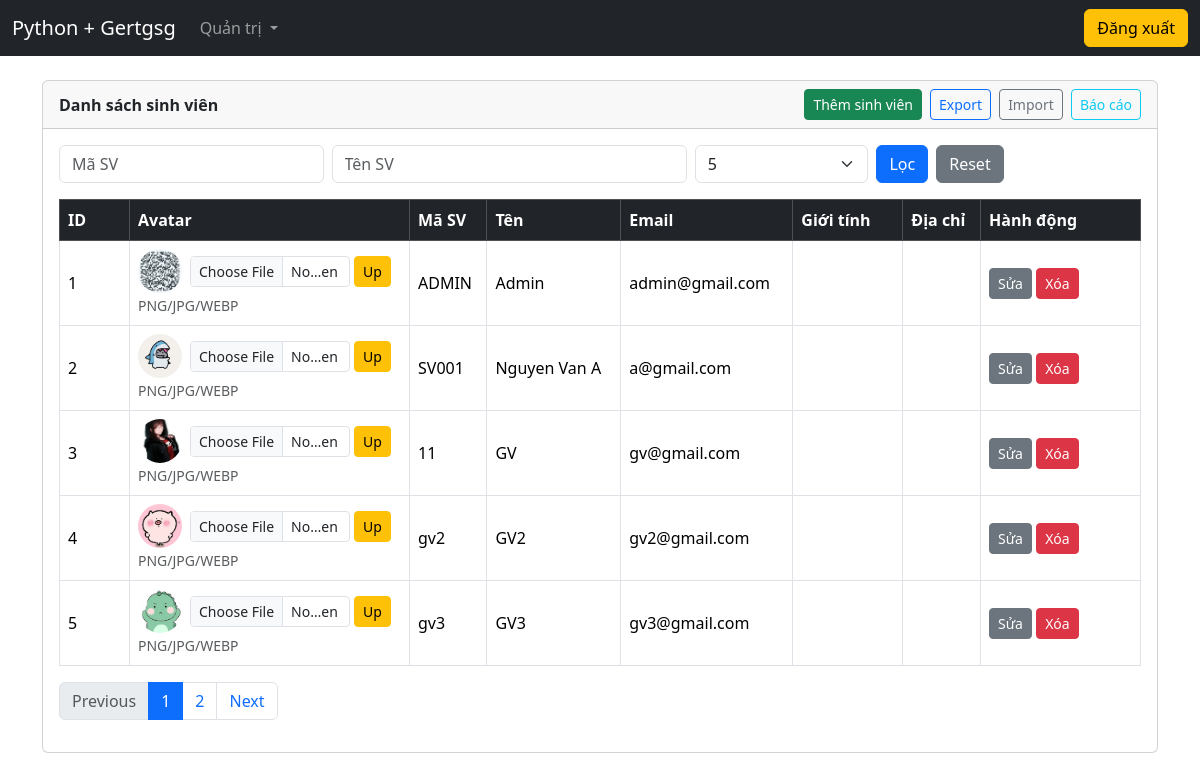
The page /admin/students (signed in) on the database its author committed.
### models.py (models this page shows, shortened)
class Student(UserMixin, db.Model):
    __tablename__ = "students"
    id = db.Column(db.Integer, primary_key=True)
    ma_sv = db.Column(db.String(50), unique=True, nullable=False, index=True)
    ten_sv = db.Column(db.String(255), nullable=False, index=True)
    email = db.Column(db.String(255), unique=True, nullable=False, index=True)
    mat_khau = db.Column(db.String(255), nullable=False)
    role = db.Column(db.String(20), nullable=False, default="student", index=True)
    avatar = db.Column(db.String(255), nullable=True)
    gioi_tinh = db.Column(db.String(10), nullable=True)
    dia_chi = db.Column(db.Text, nullable=True)
    failed_attempts = db.Column(db.Integer, nullable=False, default=0)
    last_failed_at = db.Column(db.DateTime, nullable=True)
    lock_until = db.Column(db.DateTime, nullable=True)
    class_id = db.Column(
        db.Integer,
        db.ForeignKey("classes.id", ondelete="SET NULL"),
        nullable=True,
        index=True,
    )
    class_ = db.relationship("Class", back_populates="students")
    teaching_classes = db.relationship(
        "Class",
        secondary=teacher_classes,
        back_populates="teachers",
        lazy="subquery",
    )

### admin_routes.py (the view)
@admin_bp.get("/students")
@login_required
@roles_required("admin")
def admin_students_index():
    q_ma = (request.args.get("ma_sv") or "").strip()
    q_ten = (request.args.get("ten_sv") or "").strip()
    try:
        page = int(request.args.get("page", 1))
    except ValueError:
        page = 1
    try:
        per_page = int(request.args.get("per_page", 5))
    except ValueError:
        per_page = 5
    per_page = 5 if per_page not in (5, 10, 20) else per_page
    query = Student.query
    if q_ma:
        query = query.filter(Student.ma_sv.ilike(f"%{q_ma}%"))
    if q_ten:
        query = query.filter(Student.ten_sv.ilike(f"%{q_ten}%"))
    pagination = query.order_by(Student.id.asc()).paginate(page=page, per_page=per_page, error_out=False)
    return render_template(
        "admin/index.html",  # bạn đang để students ở admin/index.html
        students=pagination.items,
        pagination=pagination,
        ma_sv=q_ma,
        ten_sv=q_ten,
        per_page=per_page,
    )

### app.py (called while the page is built)
@app.context_processor
def inject_csrf():
    def form_csrf_token():
        return Markup(f'<input type="hidden" name="csrf_token" value="{generate_csrf()}">')
    return dict(form_csrf_token=form_csrf_token)

@login_manager.user_loader
def load_user(user_id: str):
    try:
        return Student.query.get(int(user_id))
    except Exception:
        return None

### auth.py (called while the page is built)
def roles_required(*roles):
    def decorator(fn):
        @wraps(fn)
        def wrapper(*args, **kwargs):
            if not current_user.is_authenticated:
                abort(401)
            user_role = (getattr(current_user, "role", "") or "").strip().lower()
            if user_role not in [r.lower() for r in roles]:
                abort(403)
            return fn(*args, **kwargs)
        return wrapper
    return decorator

### templates/admin/index.html (shortened to what this page needs)
{% extends "base.html" %}
{% set title="Quản lý sinh viên (Admin)" %}
{% block content %}
<div class="card text-dark">
  <div class="card-header d-flex justify-content-between align-items-center">
    <b>Danh sách sinh viên</b>
    <div class="d-flex gap-2">
      <a class="btn btn-success btn-sm" href="{{ url_for('admin.admin_students_create') }}">Thêm sinh viên</a>
      <a class="btn btn-outline-primary btn-sm" href="{{ url_for('admin.admin_students_export') }}">Export</a>
      <a class="btn btn-outline-secondary btn-sm" href="{{ url_for('admin.admin_students_import') }}">Import</a>
      <a class="btn btn-outline-info btn-sm" href="{{ url_for('admin.admin_students_report') }}">Báo cáo</a>
    </div>
  </div>
  <div class="card-body">
    <form class="row g-2 mb-3" method="GET" action="{{ url_for('admin.admin_students_index') }}">
      <div class="col-md-3">
        <input class="form-control" name="ma_sv" placeholder="Mã SV" value="{{ ma_sv }}">
      </div>
      <div class="col-md-4">
        <input class="form-control" name="ten_sv" placeholder="Tên SV" value="{{ ten_sv }}">
      </div>
      <div class="col-md-2">
        <select class="form-select" name="per_page">
          <option value="5"  {% if per_page==5 %}selected{% endif %}>5</option>
        </select>
      </div>
      <div class="col-md-3 d-flex gap-2">
        <button class="btn btn-primary">Lọc</button>
        <a class="btn btn-secondary" href="{{ url_for('admin.admin_students_index') }}">Reset</a>
      </div>
    </form>
    <div class="table-responsive">
      <table class="table table-bordered align-middle">
        <thead class="table-dark">
          <tr>
            <th style="width:70px;">ID</th>
            <th style="width:280px;">Avatar</th>
            <th>Mã SV</th>
            <th>Tên</th>
            <th>Email</th>
            <th style="width:110px;">Giới tính</th>
            <th>Địa chỉ</th>
            <th style="width:160px;">Hành động</th>
          </tr>
        </thead>
        <tbody>
          {% for s in students %}
          <tr>
            <td>{{ s.id }}</td>
            <td>
              <div class="d-flex align-items-center gap-2">
                {% if s.avatar %}
                  <img
                    src="{{ url_for('static', filename='uploads/' ~ s.avatar) }}"
                    width="44" height="44"
                    style="border-radius:50%;object-fit:cover;"
                    alt="avatar">
                {% else %}
                  <div style="width:44px;height:44px;border-radius:50%;background:#ddd;"></div>
                {% endif %}
                <form
                  method="POST"
                  action="{{ url_for('admin.admin_student_upload_avatar', student_id=s.id) }}"
                  enctype="multipart/form-data"
                  class="d-flex gap-1 align-items-center"
                >
                  <input
                    type="file"
                    name="avatar"
                    class="form-control form-control-sm"
                    accept=".png,.jpg,.jpeg,.webp"
                    required
                    style="max-width:160px;"
                  >
                  <button class="btn btn-sm btn-warning" type="submit">Up</button>
                </form>
              </div>
              <small class="text-muted">PNG/JPG/WEBP</small>
            </td>
            <td>{{ s.ma_sv }}</td>
            <td>{{ s.ten_sv }}</td>
            <td>{{ s.email }}</td>
            <td>{{ s.gioi_tinh or "" }}</td>
            <td>{{ s.dia_chi or "" }}</td>
            <td>
              <a class="btn btn-sm btn-secondary" href="{{ url_for('admin.admin_students_edit', student_id=s.id) }}">Sửa</a>
              <form method="POST" action="{{ url_for('admin.admin_students_delete', student_id=s.id) }}" style="display:inline;">
                <button class="btn btn-sm btn-danger" onclick="return confirm('Xóa sinh viên này?')">Xóa</button>
              </form>
            </td>
          </tr>
          {% endfor %}
        </tbody>
      </table>
    </div>
    <nav>
      <ul class="pagination">
        <li class="page-item {% if not pagination.has_prev %}disabled{% endif %}">
          <a class="page-link"
             href="{{ url_for('admin.admin_students_index', page=pagination.prev_num, ma_sv=ma_sv, ten_sv=ten_sv, per_page=per_page) }}">Previous</a>
        </li>
        {% for p in pagination.iter_pages(left_edge=1, right_edge=1, left_current=1, right_current=1) %}
          {% if p %}
            <li class="page-item {% if p==pagination.page %}active{% endif %}">
              <a class="page-link"
                 href="{{ url_for('admin.admin_students_index', page=p, ma_sv=ma_sv, ten_sv=ten_sv, per_page=per_page) }}">{{ p }}</a>
            </li>
          {% else %}
            <li class="page-item disabled"><span class="page-link">…</span></li>
          {% endif %}
        {% endfor %}
        <li class="page-item {% if not pagination.has_next %}disabled{% endif %}">
          <a class="page-link"
             href="{{ url_for('admin.admin_students_index', page=pagination.next_num, ma_sv=ma_sv, ten_sv=ten_sv, per_page=per_page) }}">Next</a>
        </li>
      </ul>
    </nav>
  </div>
</div>
{% endblock %}

### rows shown on the page
Student: id "1", avatar (picture), ma_sv "ADMIN", ten_sv "Admin", email "admin@gmail.com"
Student: id "2", avatar (picture), ma_sv "SV001", ten_sv "Nguyen Van A", email "a@gmail.com"
Student: id "3", avatar (picture), ma_sv "11", ten_sv "GV", email "gv@gmail.com"
Student: id "4", avatar (picture), ma_sv "gv2", ten_sv "GV2", email "gv2@gmail.com"
Student: id "5", avatar (picture), ma_sv "gv3", ten_sv "GV3", email "gv3@gmail.com"

### other values the page prints
{{ p }} "1" "2"
